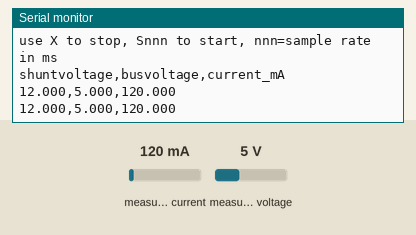
Recording of a sketch running on a simulated Arduino Uno, built with avr-gcc and run on an emulated ATmega328P. Parts: the last lines printed to the serial monitor. The test bench sets the inputs (shaded band); at power-on: measured current 120 mA, measured voltage 5 V.

Above: at 1.2 s.
1.3 s: measured current set to 40 mA
At 1.9 s:
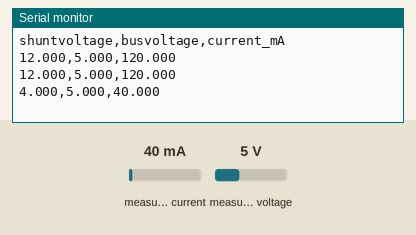
2.8 s: measured voltage set to 0.3 V
At 2.81 s:
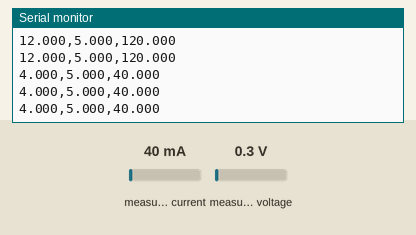
4.3 s: measured current set to 500 mA
At 4.31 s:
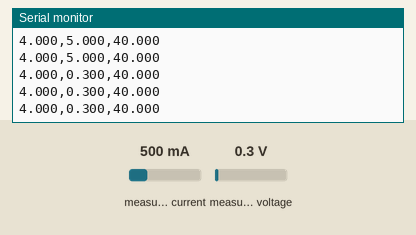
Timing chart, 0 to 7.3 s (numbered marks = the images above; inputs shaded):
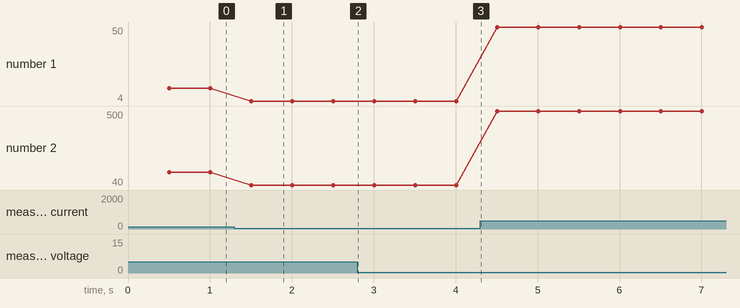

The sketch:

power_meter.ino
```cpp
/***************************************************
  Arduino Yun & INA219 Datalogger

  Created by Tony DiCola (tony@tonydicola.com)
  Adapted by Flavius Bindea

  Log the current and voltage read from an INA219 breakout
  using the Arduino Yun's WiFi-accessible console.

  See the guide here for more information:

  Load this sketch onto an Arduino Yun with the INA219
  attach to its I2C pins.  Once running, connect to the Yun's
  console and issue the following commands:

  S<number> - Start sampling voltage and current, with the
              specified delay (in milliseconds) between samples.

              For example to sample twice a second, send the
              command:

              S500

              Note the command must be followed by a newline character.

              Once the device is sampling, a line will be written to the
              console for each sample with the following format:

              <shunt voltage in volts>,<bus voltage in volts>,<current in milliamps>

              For example if a shunt voltage of 0.01 V, bus voltage of 5V, and
              current of 150 milliamps was measured, the following would be output:

              0.010,5.000,150.000

  X         - Stop sampling.  Must be followed by a newline character.

  Note that this sketch requires the Adafruit INA219 library is installed:
    https://github.com/adafruit/Adafruit_INA219

  To adapt this to other Arduinos which use a serial connection, read the comments below
  to change the STREAM #define, and enable the serial port in the setup() function.

 ****************************************************/

#include <Wire.h>
#include <Adafruit_INA219.h>

// Comment the below include if you're not running on a Yun:
//#include <Console.h>

#define ACCURACY   3    // Number of digits after the decimal to write for sample values.

//#define STREAM      Console   // Use the Arduino Yun Console as a source of input/output.
                              // Comment this line out if not running on a Yun.

#define STREAM      Serial    // Use the Arduino hardware serial port as a source of input/output.
                                // Uncomment this line if not running on a Yun.

// Internal state used by the sketch.
Adafruit_INA219 ina219;
unsigned long lastSampleTime = 0;
unsigned long sampleDelayMS = 500;
bool isSampling = true;

void setup(void)
{
  // Start the Yun bridge and console.
  // Comment out these lines if you're not running on a Yun.
  //Bridge.begin();
  //Console.begin();

  // Uncomment the following line if you're not running on a Yun and want to instead
  // use the Serial output.
  Serial.begin(57600);

  // Initialize the INA219.
  ina219.begin();
  // for a more precise reading replace in the Adafruit_INA219 library in the function begin
  // ina219SetCalibration_32V_2A() by  ina219.ina219SetCalibration_16V_400mA()

  STREAM.println("Ready !!!");
  STREAM.println("use X to stop, Snnn to start, nnn=sample rate in ms");
  STREAM.println("shuntvoltage,busvoltage,current_mA");
}

void loop(void)
{
  // Check for any command from the input stream.
  if (STREAM.available() > 0) {
    // Read command
    char command = STREAM.read();
    // Process start sampling command
    if (command == 'S' || command == 's') {
      // Read the sample delay milliseconds.
      long sd = STREAM.parseInt();
      if (sd > 0) {
        // Start sampling.
        isSampling = true;
        sampleDelayMS = (unsigned long)sd;
      }
    }
    else if (command == 'X' || command == 'x') {
      isSampling = false;
    }
  }

  // Stop processing if sampling is not happening.
  if (!isSampling) {
    return;
  }

  // Wait until it's time to take the next sample.
  unsigned long time = millis();
  while ((time - lastSampleTime) < sampleDelayMS) {
    time = millis();
  }
  lastSampleTime = time;

  // Take a sample.
  float shuntvoltage = 0;
  float busvoltage = 0;
  float current_mA = 0;
  shuntvoltage = ina219.getShuntVoltage_mV();
  busvoltage = ina219.getBusVoltage_V();
  current_mA = ina219.getCurrent_mA();

  // Write the sample to the output.
  STREAM.print(shuntvoltage, ACCURACY);
  STREAM.print(",");
  STREAM.print(busvoltage, ACCURACY);
  STREAM.print(",");
  STREAM.print(current_mA, ACCURACY);
  STREAM.println();
}
```

Measured:
- after the input at 1.3 s, the serial monitor: prints a new line after 0.21 s (image 1)
- plotted number 1: 12 → 4 after the input at 1.3 s, 4 → 50 after the input at 4.3 s
- plotted number 2: 120 → 40 after the input at 1.3 s, 40 → 500 after the input at 4.3 s
